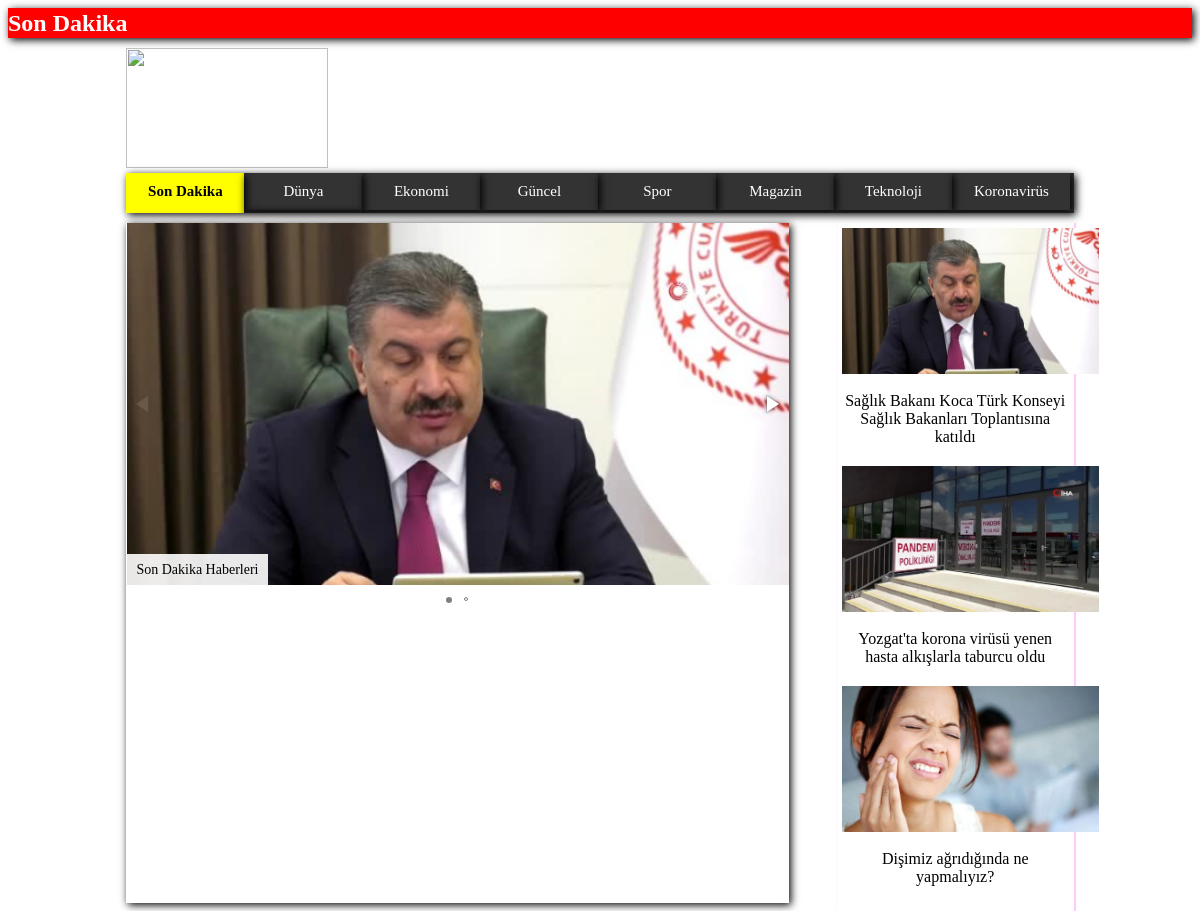
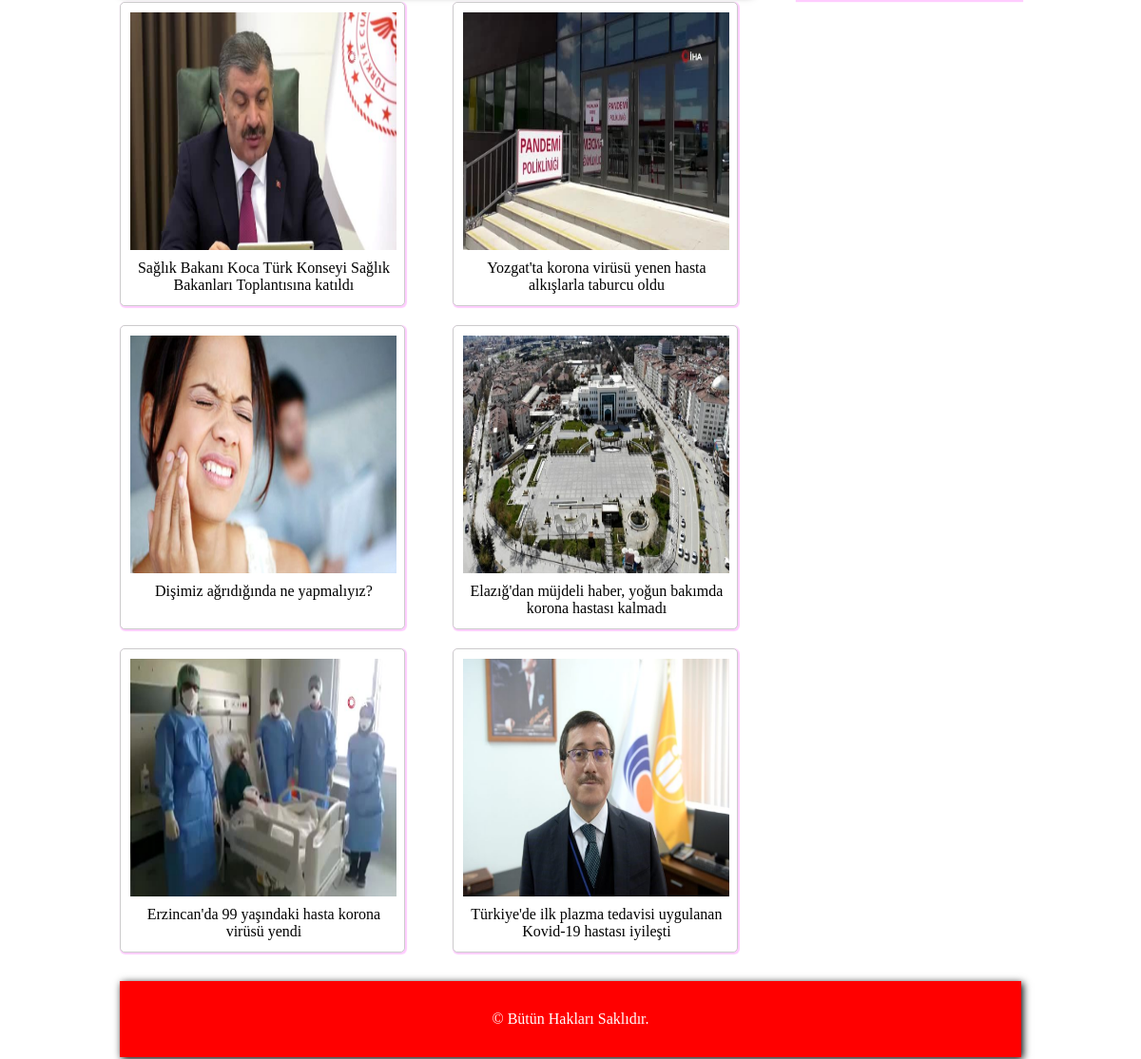
Page /haber_sitesi/Emel_Haber/saglik.php on the committed database (2 pictures, top to bottom).
### tables this page shows
CREATE TABLE IF NOT EXISTS `tbl_haber` (
  `haber_id` int(11) NOT NULL AUTO_INCREMENT,
  `haber_baslik` text NOT NULL,
  `haber_resim` varchar(1000) NOT NULL,
  `haber_icerik` varchar(10000) NOT NULL,
  `haber_osayisi` int(11) NOT NULL,
  `haber_kat_id` int(11) NOT NULL,
  PRIMARY KEY (`haber_id`)
);

### haber_sitesi/Emel_Haber/saglik.php (the view, shortened to what this page needs)
<!DOCTYPE html PUBLIC "-//W3C//DTD XHTML 1.0 Transitional//EN" "http://www.w3.org/TR/xhtml1/DTD/xhtml1-transitional.dtd">
<html xmlns="http://www.w3.org/1999/xhtml">
<head>
 <link href="fotorama.css" rel="stylesheet">
</head>
<body>
<div id="kapsayıcı">
<div id="sondakika"><marquee>Son Dakika</marquee></div>
<div id="logo_banner"><img src="images/Adsız-1.fw.png" width="202" height="120" /></div>
<div id="üst_banner">
    <ul>
 <li><a href="index.php" style="background-color:yellow;height:40px;color:black;font-weight:bold;box-shadow: 2px 2px 8px rgba(1, 1, 1, 1);animation: hello 0.5s ease-in-out infinite;">Son Dakika</a></li>
 <li><a href="dunya.php">Dünya</a></li>
      <li><a  href="ekonomi.php">Ekonomi</a></li>
      <li><a href="guncel.php">Güncel</a></li>
       <li><a href="spor.php">Spor</a></li>
        <li><a href="magazin.php">Magazin</a></li>
         <li><a href="teknoloji.php">Teknoloji</a></li>
          <li><a href="koronavirus.php">Koronavirüs</a></li>
           <li><a href="saglik.php">Sağlık</a></li>
    </ul>
  </div>
  <div id="icerik_kapsayici">
    <div id="icerik1">
<div class="fotorama" data-content-theme="b" data-max-width="100%" data-width="100%"   data-theme="y" >
  <?php
 include("baglanti.php");
 $listele3="select haber_id,haber_resim from tbl_haber where haber_kat_id=9 limit 2";
 $stat=$baglan->prepare($listele3);
 $stat->execute();
 $stat->bind_result($haber_id,$haber_resim);
	 ?>
</div>
</div>
    <div id="icerik2">
  <?php
   include("baglanti.php");
  $listele2="select haber_id,haber_resim,haber_baslik from tbl_haber where haber_kat_id=9 limit 3";
  $stat1=$baglan->prepare($listele2);
  $stat1->execute();
  $stat1->bind_result($haber_id,$haber_resim,$haber_baslik);
   while($stat1->fetch())
   {
	   $id2=$haber_id;
	   $resim2=$haber_resim;
	   $baslik2=$haber_baslik;
	   echo "<div style='background-color:white;margin-bottom:20px;'>";
	   echo "<img src=".$resim2." width='257' height='146' /><br><br>";
	   echo "<a href=ayrinti.php?haber_id=$id2>"."<center>".$baslik2."</center>"."</a>";
	   echo "</div>";
   }
   ?>
    </div>
  </div>
  <div id="haber">
   <?php
    include("baglanti.php");
	$listele="select haber_id,haber_resim,haber_baslik from tbl_haber where haber_kat_id=9";
	$stat2=$baglan->prepare($listele);
	$stat2->execute();
	$stat2->bind_result($haber_id,$haber_resim,$haber_baslik);
	while($stat2->fetch())
	{
    $id=$haber_id;
echo '<div id="habericerik" style="float:left;">';
			$baslik=$haber_baslik;
			$resim=$haber_resim;
			echo "<div style='position:relative;margin-left:10px;margin-top:10px;'><img src=".$resim." width='280' height='250' /></div>";
		echo '<div style="position:relative;width:280px;color:black;margin-left:10px;margin-top:10px;text-align:center;">'."<a href=ayrinti.php?haber_id=$id>".$baslik."</a>"."</div>";
		echo '</div>';
		}
		?>
<div id="footer_kapsayici">&copy; Bütün Hakları Saklıdır.</div>
    </div>
</div>
</body>
</html>

### haber_sitesi/Emel_Haber/fotorama.css (style rules this page uses)
.fotorama { min-width:1px;overflow:hidden }

### haber_sitesi/Emel_Haber/saglik.php (style rules this page uses)
* { font-family:"Raleway"; box-sizing: border-box; }
body { background:#fff; }
#kapsayıcı { position: relative; margin:auto; width:100%; height: 100%; z-index: 1; }
#üst_banner { position: relative; margin: auto; width: 80%; height: 40px; z-index: 2; box-shadow: 2px 2px 8px rgba(1, 1, 1, 1); background-color: #333333; margin-top:10px; overflow:hidden; }
#icerik_kapsayici { position: relative; margin:auto; width: 80%; height: 560px; z-index: 2; margin-top:10px; margin-bottom:50px; }
#icerik1 { position: relative; margin: auto; width: 70%; height: 680px; z-index: 2; box-shadow: 2px 2px 8px rgba(1, 1, 1, 1); float: left; margin-bottom:10px; margin-right: 5px; }
#icerik2 { position: relative; margin: auto; width: 25%; height: auto; z-index: 2; padding:5px; float: right; box-shadow:1px 1px 1px 1px #FCF; }
#footer_kapsayici { position: relative; width: 100%; height: 80px; z-index: 2; background: white; box-shadow: 2px 2px 8px rgba(1, 1, 1, 1); background-color: red; line-height:80px; text-align:center; color:white; margin-bottom:2px; margin-top:10px; float:right; }
#üst_banner ul { padding:0; margin:0; list-style-type:none; }
#üst_banner ul li { float:left; }
#üst_banner ul li a { display:block; font-size:15px; color:white; line-height:37px; text-decoration:none; font-family:"Raleway"; height:37px; width:118px; text-align:center; box-shadow: 2px 2px 8px rgba(1, 1, 1, 1) }
#logo_banner { position: relative; margin: auto; width: 80%; height: 115px; z-index: 2; font-size:80px; line-height:115px; margin-top:10px; }
#sondakika { position: relative; margin:auto; width: 100%; height: 30px; z-index: 2; background:red; color:white; font-weight:bold; line-height:30px; font-family:Tahoma, Geneva, sans-serif; font-size:24px; box-shadow: 2px 2px 8px rgba(1, 1, 1, 1); }
#haber { position: relative; margin:auto; width: 80%; height: auto; z-index: 2; }
#habericerik { position:relative; margin:auto; width:300px; height:320px; background-color:white; border-radius:5px; margin-right:50px; margin-bottom:20px; box-shadow:1px 1px 1px 1px #FCF; border: 1px solid #ccc; }
a { text-decoration:none; color:black; }

### rows in the picture
tbl_haber: haber_resim (picture), haber_baslik "Sağlık Bakanı Koca Türk Konseyi Sağlık Bakanları Toplantısına katıldı"
tbl_haber: haber_resim (picture), haber_baslik "Yozgat'ta korona virüsü yenen hasta alkışlarla taburcu oldu"
tbl_haber: haber_resim (picture), haber_baslik "Dişimiz ağrıdığında ne yapmalıyız?"
tbl_haber: haber_resim (picture), haber_baslik "Elazığ'dan müjdeli haber, yoğun bakımda korona hastası kalmadı"
tbl_haber: haber_resim (picture), haber_baslik "Erzincan'da 99 yaşındaki hasta korona virüsü yendi"
tbl_haber: haber_resim (picture), haber_baslik "Türkiye'de ilk plazma tedavisi uygulanan Kovid-19 hastası iyileşti"
